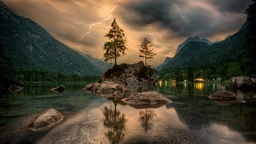
#> input picture Final Labwork/Kuwa.jpg, 256 x 144 px, shrunk from 1280 x 720 before the run
$ python Kuwa_CPU.py
#> lines starting #> are read from the running program, lines starting #| are printed output that depends on the picture
import numpy as np
import matplotlib.pyplot as plt
import time

def rgb_to_v(image):
    (H,W,_) = image.shape
    output = np.zeros((H,W), np.float32)

    for i in range(H):
        for j in range(W):
            r_v = image[i, j, 0]/255
            g_v = image[i, j, 1]/255
            b_v = image[i, j, 2]/255

            output[i, j] = max(r_v, g_v, b_v)

    return output

def get_windows(image, i, j, w):
    i,j = i+w,j+w
    #print(f"i={i},j={j}")
    windows = np.zeros((4, w+1, w+1, 3), np.uint8)
    windows[0] = image[i-w:i+1, j-w:j+1, :]
    windows[1] = image[i:i+w+1, j-w:j+1, :]
    windows[2] = image[i-w:i+1, j:j+w+1, :]
    windows[3] = image[i:i+w+1, j:j+w+1, :]

    return windows

def get_std_v(v_v,i,j,w):
    i,j = i+w,j+w
    #print(f"i={i},j={j}")
    v_list = np.zeros((4), np.float32)
    v_list[0] = np.std(v_v[i-w:i+1, j-w:j+1])
    v_list[1] = np.std(v_v[i:i+w+1, j-w:j+1])
    v_list[2] = np.std(v_v[i-w:i+1, j:j+w+1])
    v_list[3] = np.std(v_v[i:i+w+1, j:j+w+1])
    return v_list

def get_mean(window):
    r_v = int(np.mean(window[:,:,0]))
    g_v = int(np.mean(window[:,:,1]))
    b_v = int(np.mean(window[:,:,2]))
    return r_v,g_v,b_v


def kuwahara_cpu(image,w):
    (H,W,C) = image.shape
    output = np.zeros((H,W,C), np.uint8)

    padded_image = np.pad(image, ((w, w), (w, w), (0, 0)), mode='reflect')
    v_v = rgb_to_v(padded_image)


    for i in range(H):
        for j in range(W):
            #print(f"i={i},j={j}")
            wins = get_windows(padded_image,i,j,w)
            v_list = get_std_v(v_v,i,j,w)
            output[i,j]= get_mean(wins[np.argmin(v_list)])
    return output

w = 11
path = "Kuwa.jpg"

input_image = plt.imread(path)
#> input_image is the input picture: shape (144, 256, 3); mean R, G, B 79.7, 71, 54.2
print(input_image.dtype)
#| uint8
print(input_image.shape)
#| (144, 256, 3)


t1 = time.time()
output_image = kuwahara_cpu(input_image,w)
#> in kuwahara_cpu, `padded_image = np.pad(image, ((w, w), (w, w), (0, 0)), mode='reflect')`:
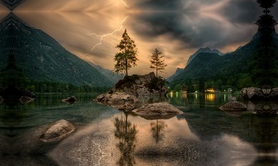
#> padded_image: shape (166, 278, 3); mean R, G, B 77.9, 68.9, 53.1
#> after the loop in rgb_to_v, `for i in range(H):`:
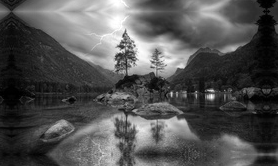
#> output: shape (166, 278) float32; min 0, max 1, mean 0.322
#> after the loop in kuwahara_cpu, `for i in range(H):`:
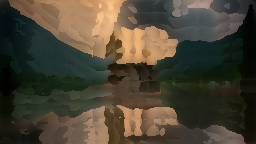
#> output: shape (144, 256, 3); mean R, G, B 74.3, 67.7, 52.4
t2 = time.time()
print(f"Time taken for Kuwahara CPU {w} filter: {t2 - t1:.3f} seconds")
plt.imsave(f"Kuwa_CPU_(w={w}).jpg",output_image)

plt.figure(figsize=(10, 6))

plt.subplot(1, 2, 1)
plt.title("Input Image")
plt.imshow(input_image)
plt.axis("off")


plt.subplot(1, 2, 2)
plt.title(f"Kuwahara Filter Output (w={w})")
plt.imshow(output_image)
plt.axis("off")
plt.tight_layout()

plt.show()
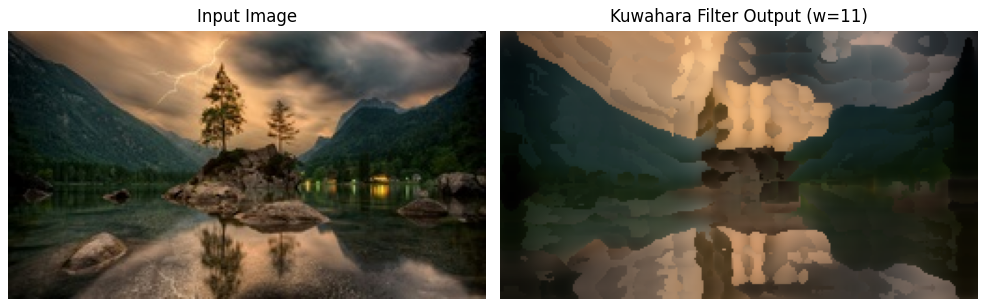
#> figure drawn by matplotlib, 2 panels

$ run again, with Final Labwork/Compare.png saved as Final Labwork/Kuwa.jpg
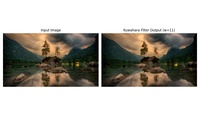
#> input picture Final Labwork/Compare.png, 200 x 120 px, shrunk from 1000 x 600 before the run
#> input_image is the input picture: shape (120, 200, 3); mean R, G, B 178.6, 175.1, 168.1
#| uint8
#| (120, 200, 3)
#> after the loop in rgb_to_v, `for i in range(H):`:
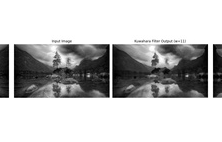
#> output: shape (142, 222) float32; min 0, max 1, mean 0.75
#> `plt.imsave(f"Kuwa_CPU_(w={w}).jpg",output_image)`:
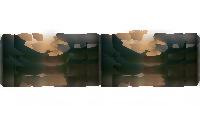
#> saved as Kuwa_CPU_(w=11).jpg: shape (120, 200, 3); mean R, G, B 171.9, 170.8, 164.3
